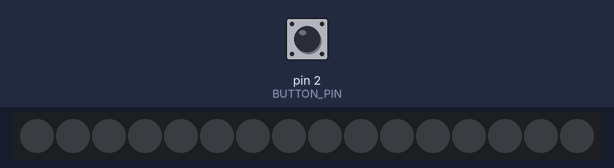
Bench run of a sketch on a simulated Arduino Uno, built with avr-gcc and run on an emulated ATmega328P. Shown: 16 RGB LEDs in strip order, left to right. Inputs (shaded band) come from the test bench; at power-on: pin 2 (BUTTON_PIN) HIGH.

Above: at 1.2 s.
1.3 s: pin 2 (BUTTON_PIN) pulled LOW for 0.15 s
At 2.1 s:
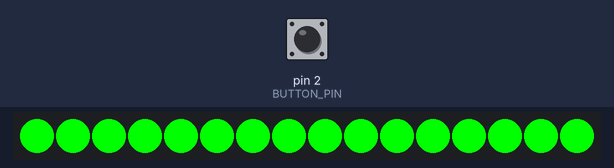
2.9 s: pin 2 (BUTTON_PIN) pulled LOW for 1 s
At 3.3 s:
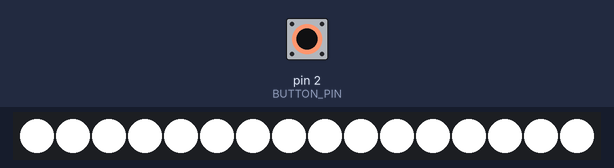
5.4 s: pin 2 (BUTTON_PIN) pulled LOW for 3.2 s
At 6.4 s:
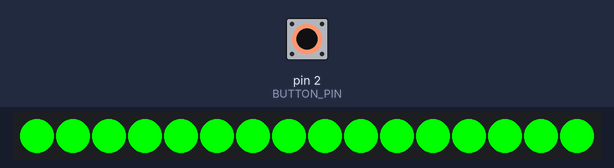
Timing chart, 0 to 8.4 s (numbered marks = the images above; inputs shaded):
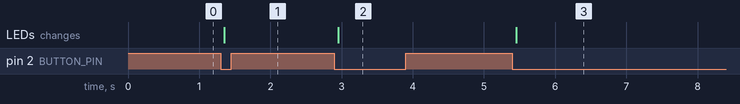

The sketch:

EnderScopeNeopixelLED.ino
```cpp
#include <Adafruit_NeoPixel.h>

#define PIN            6  // Define the pin to which your NeoPixel strip is connected
#define NUM_LEDS       16 // Define the number of NeoPixels in your strip
#define BUTTON_PIN     2  // Define the pin where the push button is connected

Adafruit_NeoPixel strip = Adafruit_NeoPixel(NUM_LEDS, PIN, NEO_GRB + NEO_KHZ800);

int buttonState = HIGH;
int lastButtonState = HIGH;
unsigned long lastDebounceTime = 0;
unsigned long debounceDelay = 50;
bool ledOn = false;

void setup() {
  strip.begin();
  strip.show(); // Initialize all pixels to 'off'
  pinMode(BUTTON_PIN, INPUT_PULLUP);
}

void loop() {
  int reading = digitalRead(BUTTON_PIN);
  if (reading != lastButtonState) {
    lastDebounceTime = millis();
  }

  if ((millis() - lastDebounceTime) > debounceDelay) {
    if (reading != buttonState) {
      buttonState = reading;

      if (buttonState == LOW) {
        // Button was pressed
        if (ledOn) {
          turnWhite(); // Turn NeoPixels white
          ledOn = false;
        } else {
          turnGreen(); // Turn NeoPixels green
          ledOn = true;
        }
      }
    }
  }

  lastButtonState = reading;
}

void turnGreen() {
  for (int i = 0; i < NUM_LEDS; i++) {
    strip.setPixelColor(i, 0, 255, 0); // Green color
  }
  strip.show();
}

void turnWhite() {
  for (int i = 0; i < NUM_LEDS; i++) {
    strip.setPixelColor(i, 255, 255, 255); // White color
  }
  strip.show();
}
```

Measured:
- after the input at 1.3 s, the LEDs: change after 0.05 s (image 1)
- after the input at 2.9 s, the LEDs: change after 0.05 s (image 2)
- after the input at 5.4 s, the LEDs: change after 0.05 s (image 3)
